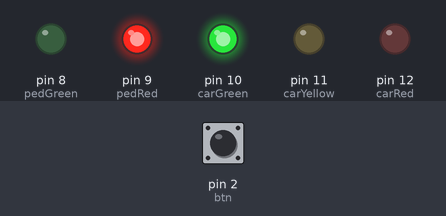
A sketch run on a simulated Arduino Uno, built with avr-gcc and run on an emulated ATmega328P. Parts: output pins drawn as LEDs (lit = HIGH). The inputs (shaded band) are chosen by the test bench; at power-on: pin 2 (btn) LOW.

Above: at 1.2 s.
1.3 s: pin 2 (btn) pulled HIGH for 0.15 s
At 2.4 s:
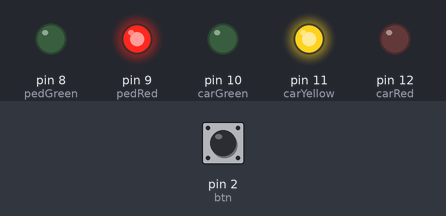
At 3.9 s:
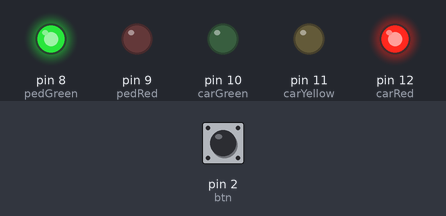
Timing chart, 0 to 18.8 s (numbered marks = the images above; inputs shaded):
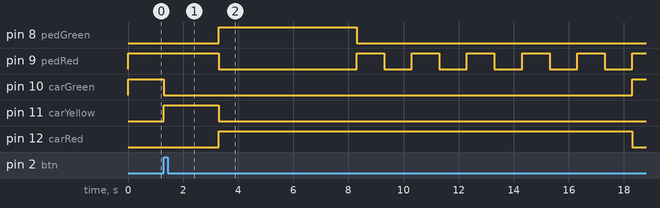

Measured:
- after the input at 1.3 s, pin 8 (pedGreen): LOW → HIGH after 2.0 s, → LOW 5.0 s later; pin 9 (pedRed): HIGH → LOW after 2.0 s, then repeats every 2.0 s: HIGH 1.0 s, LOW 1.0 s; pin 10 (carGreen): HIGH → LOW at once, → HIGH 17.0 s later; pin 11 (carYellow): LOW → HIGH at once, → LOW 2.0 s later; pin 12 (carRed): LOW → HIGH after 2.0 s, → LOW 15.0 s later

The sketch:

Semaforo.ino
```cpp
/*                         ================ | Harduino  | ==========
 *Nome: Semaforo interativo
 *Descrição: Codigo fonte com o intuido de auxiliar
 *no entendimento do iniciante em arduino, esse codigo irá simular um semafaro interativo
 *ele permancessera acesso para os carros (ou seja verde para os carros)  e vermelho para os pedestres
 *quando o pedestre pressionar um botao o semaforo devera permitir a passagem do pedestre e apagar para o carro
 *
 *Autor: Projeto Harduino
 *Versão: 0.0001
 *Data: 09/02/2018
 *contatos: harduino.slack.com
 */


// semaforo para carros
 int carRed = 12;
 int carYellow =11;
 int carGreen =10;

 //semaforo para pedestre
 int pedRed = 9;
 int pedGreen = 8;

// controle
int btn = 2; // botão
int travessia = 5000;
unsigned long tempoPassado;

void setup (){
    //Modo de operção dos pino selecionados
    pinMode(carRed,OUTPUT);
    pinMode(carYellow,OUTPUT);
    pinMode(carGreen,OUTPUT);
    pinMode(pedRed,OUTPUT);
    pinMode(pedGreen,OUTPUT);
    pinMode(btn,INPUT);

    digitalWrite(carGreen,HIGH);
    digitalWrite(pedRed,HIGH);

     }
  void loop(){
      int btn_Valor = digitalRead(btn); // guarda o valor do botão
      if(btn_Valor == HIGH)
      {
          fall();/* Chama a fuão fall ( O nome foi sugerido em aula, observe que poderia ser qualquer nome ) */
          btn_Valor = LOW;
      }
    }
/* A função fall() , server para fazer o controle do semaforo */

  void fall(){
      digitalWrite(carGreen,LOW);
      digitalWrite(carYellow,HIGH);
      delay(2000);
      digitalWrite(carYellow,LOW);
      digitalWrite(carRed,HIGH);

      digitalWrite(pedRed,LOW);
      digitalWrite(pedGreen,HIGH);
      delay(travessia);
      digitalWrite(pedGreen,LOW);
// nesta parte fazemos o luz vermelha do pedestre piscar 5 vezes

      for(int x = 0;x<5;x++){
        digitalWrite(pedRed,HIGH);
        delay(1000);
        digitalWrite(pedRed,LOW);
        delay(1000);
        }

      digitalWrite(pedRed,HIGH);
      digitalWrite(carRed,LOW);
      digitalWrite(carGreen,HIGH);


 }
```
